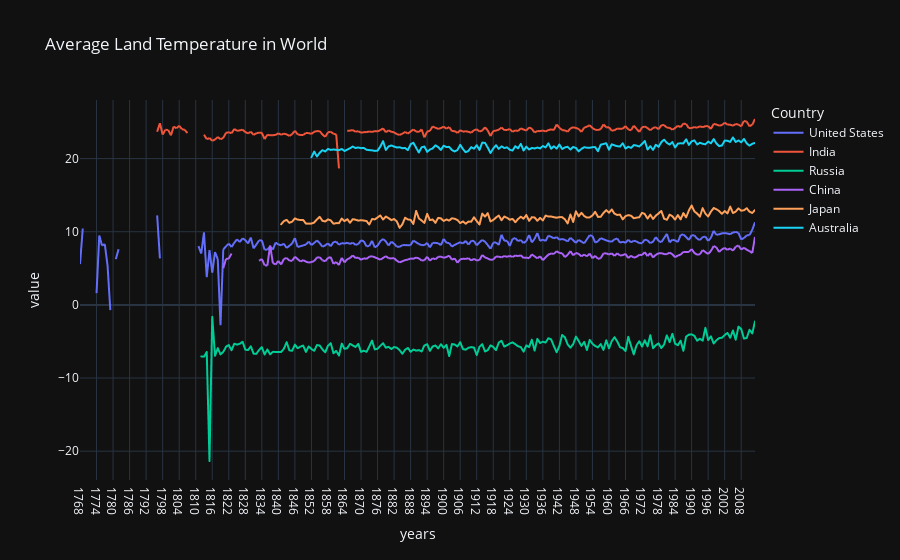

This figure's notebook cell:
### Code cell
import plotly.express as px
fig = px.line(avg_temp , x = "years", y = ["AverageTemperature"], color='Country' , title="Average Land Temperature in World" , template="plotly_dark")
fig.show()

### Figure 1 — Plotly figure (JSON) as saved in the notebook; plotly's stock layout.template omitted (floating-point values rounded to 4 significant figures; data arrays with more than 128 entries replaced by an {"elided": "..."} marker saying what was removed)
{"data": [{"hovertemplate": "Country=United States<br>variable=AverageTemperature<br>years=%{x}<br>value=%{y}<extra></extra>", "legendgroup": "United States", "line": {"color": "#636efa", "dash": "solid"}, "marker": {"symbol": "circle"}, "mode": "lines", "name": "United States", "showlegend": true, "type": "scattergl", "x": {"elided": "246 str values"}, "xaxis": "x", "y": {"elided": "246 float values"}, "yaxis": "y"}, {"hovertemplate": "Country=India<br>variable=AverageTemperature<br>years=%{x}<br>value=%{y}<extra></extra>", "legendgroup": "India", "line": {"color": "#EF553B", "dash": "solid"}, "marker": {"symbol": "circle"}, "mode": "lines", "name": "India", "showlegend": true, "type": "scattergl", "x": {"elided": "218 str values"}, "xaxis": "x", "y": {"elided": "218 float values"}, "yaxis": "y"}, {"hovertemplate": "Country=Russia<br>variable=AverageTemperature<br>years=%{x}<br>value=%{y}<extra></extra>", "legendgroup": "Russia", "line": {"color": "#00cc96", "dash": "solid"}, "marker": {"symbol": "circle"}, "mode": "lines", "name": "Russia", "showlegend": true, "type": "scattergl", "x": {"elided": "202 str values"}, "xaxis": "x", "y": {"elided": "202 float values"}, "yaxis": "y"}, {"hovertemplate": "Country=China<br>variable=AverageTemperature<br>years=%{x}<br>value=%{y}<extra></extra>", "legendgroup": "China", "line": {"color": "#ab63fa", "dash": "solid"}, "marker": {"symbol": "circle"}, "mode": "lines", "name": "China", "showlegend": true, "type": "scattergl", "x": {"elided": "194 str values"}, "xaxis": "x", "y": {"elided": "194 float values"}, "yaxis": "y"}, {"hovertemplate": "Country=Japan<br>variable=AverageTemperature<br>years=%{x}<br>value=%{y}<extra></extra>", "legendgroup": "Japan", "line": {"color": "#FFA15A", "dash": "solid"}, "marker": {"symbol": "circle"}, "mode": "lines", "name": "Japan", "showlegend": true, "type": "scattergl", "x": {"elided": "173 str values"}, "xaxis": "x", "y": {"elided": "173 float values"}, "yaxis": "y"}, {"hovertemplate": "Country=Australia<br>variable=AverageTemperature<br>years=%{x}<br>value=%{y}<extra></extra>", "legendgroup": "Australia", "line": {"color": "#19d3f3", "dash": "solid"}, "marker": {"symbol": "circle"}, "mode": "lines", "name": "Australia", "showlegend": true, "type": "scattergl", "x": {"elided": "162 str values"}, "xaxis": "x", "y": {"elided": "162 float values"}, "yaxis": "y"}], "layout": {"legend": {"title": {"text": "Country"}, "tracegroupgap": 0}, "title": {"text": "Average Land Temperature in World"}, "xaxis": {"anchor": "y", "domain": [0, 1], "title": {"text": "years"}}, "yaxis": {"anchor": "x", "domain": [0, 1], "title": {"text": "value"}}}}
